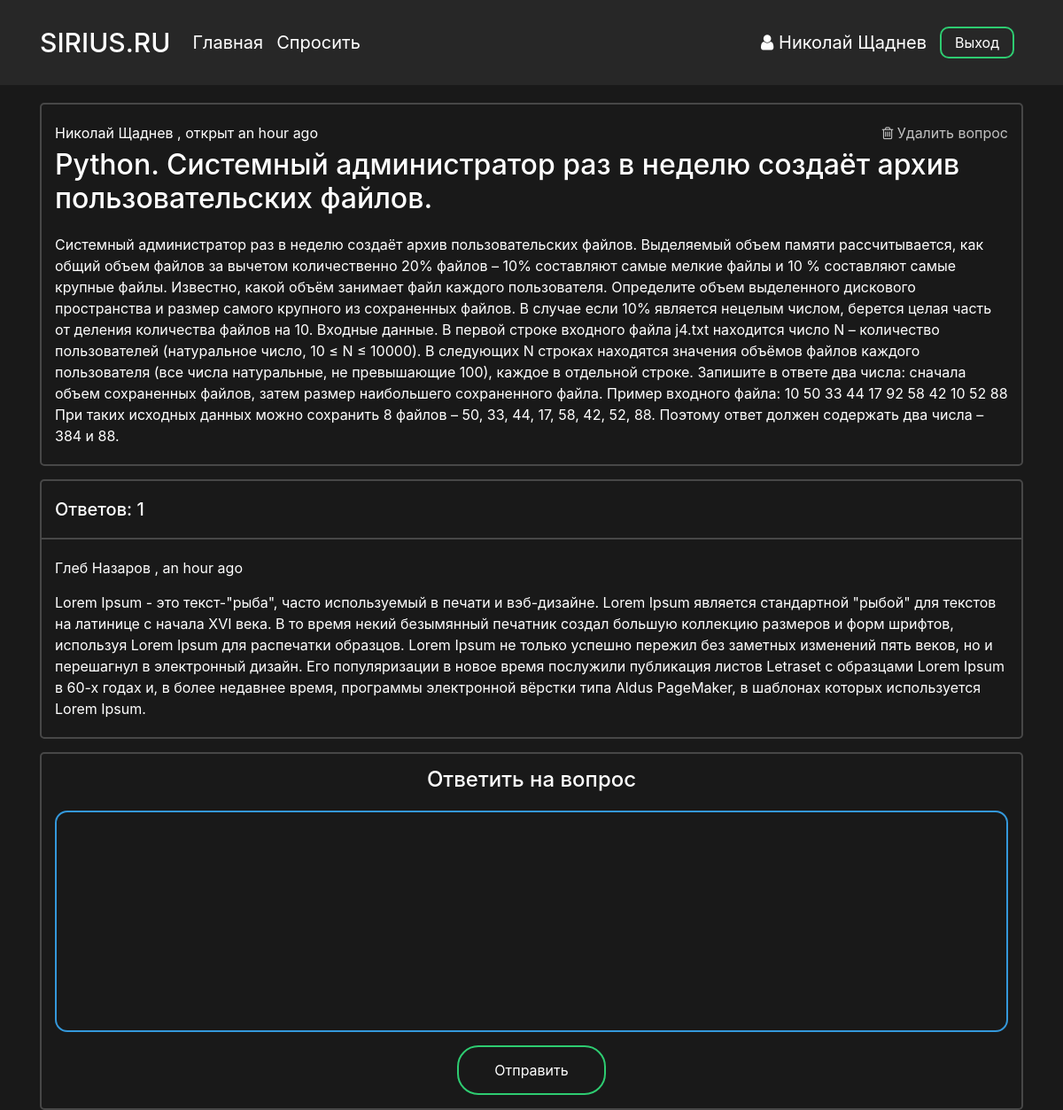
The page /question/1 (signed in) on the database its author committed.
### data/users.py (models this page shows, shortened)
class User(SqlAlchemyBase, UserMixin):
    __tablename__ = 'users'
    id = sqlalchemy.Column(sqlalchemy.Integer,
                           primary_key=True, autoincrement=True)
    surname = sqlalchemy.Column(sqlalchemy.String, nullable=True)
    name = sqlalchemy.Column(sqlalchemy.String, nullable=True)
    image_file = sqlalchemy.Column(sqlalchemy.String, nullable=False, default='default.jpg')
    age = sqlalchemy.Column(sqlalchemy.Integer, nullable=True)
    country = sqlalchemy.Column(sqlalchemy.String, nullable=True)
    city = sqlalchemy.Column(sqlalchemy.String, nullable=True)
    email = sqlalchemy.Column(sqlalchemy.String,
                              index=True, unique=True, nullable=True)
    hashed_password = sqlalchemy.Column(sqlalchemy.String, nullable=True)
    registration_date = sqlalchemy.Column(sqlalchemy.DateTime,
                                      default=datetime.datetime.utcnow)

### data/questions.py (models this page shows, shortened)
class Question(SqlAlchemyBase):
    __tablename__ = 'questions'
    id = sqlalchemy.Column(sqlalchemy.Integer,
                           primary_key=True, autoincrement=True)
    title = sqlalchemy.Column(sqlalchemy.String)
    text = sqlalchemy.Column(sqlalchemy.String)
    user_id = sqlalchemy.Column(sqlalchemy.Integer,
                                sqlalchemy.ForeignKey("users.id"))
    user = orm.relation('User')
    created_date = sqlalchemy.Column(sqlalchemy.DateTime,
                                      default=datetime.datetime.utcnow)
    def get_answers(self):
        from data import db_session
        db_sess = db_session.create_session()
        answers= db_sess.query(Answer).filter(Answer.question_id == self.id).all()
        return answers

class Answer(SqlAlchemyBase):
    __tablename__ = 'answers'
    id = sqlalchemy.Column(sqlalchemy.Integer,
                           primary_key=True, autoincrement=True)
    text = sqlalchemy.Column(sqlalchemy.String)
    likes = sqlalchemy.Column(sqlalchemy.Integer, default=0)
    is_best = sqlalchemy.Column(sqlalchemy.Boolean, default=False)
    user_id = sqlalchemy.Column(sqlalchemy.Integer,
                                sqlalchemy.ForeignKey("users.id"))
    user = orm.relation('User')
    question_id = sqlalchemy.Column(sqlalchemy.Integer,
                                sqlalchemy.ForeignKey("questions.id"))
    question = orm.relation('Question')
    created_date = sqlalchemy.Column(sqlalchemy.DateTime,
                                      default=datetime.datetime.utcnow)

### main.py (the view, shortened to what this page needs)
@app.route("/question/<int:question_id>", methods=["GET", "POST"])
def question_page(question_id):
    form = AnswerForm()
    db_sess = db_session.create_session()
    question = db_sess.query(Question).filter(Question.id == question_id).first()
    return render_template(
        "question.html", id=question_id, question=question, form=form
    )

### forms/questions.py
class AnswerForm(FlaskForm):
    text = TextAreaField('Введите текст ответа', validators=[DataRequired()])
    submit = SubmitField('Отправить')

### data/db_session.py (called while the page is built)
def create_session() -> Session:
    global __factory
    return __factory()

### main.py (called while the page is built)
@manager.user_loader
def load_user(user_id):
    db_sess = db_session.create_session()
    user = db_sess.query(User).filter(User.id == user_id).first()
    return user

### templates/question.html (shortened to what this page needs)
<head>
    <link rel="stylesheet" type="text/css" href="{{ url_for('static', filename='css/question.css')}}">
</head>
{% extends "base.html" %}
{% block content %}
<div class="question-wrapper">
    <div class="question">
        <p class="user-name">
            <a href="{{ url_for('profile_page', profile_id = question.user.id) }}">
                {{ question.user.name }} {{ question.user.surname }}
            </a>, открыт {{ moment(question.created_date).fromNow(refresh=True) }}
        </p>
        <h2 class="question-title">{{ question.title }}</h2>
        <p class="question-text">{{ question.text }}</p>
        {% if current_user %}
            {% if current_user.id == question.user.id %}
                <a class="delete-question-btn" href="{{ url_for('question_delete', question_id=question.id) }}">
                    <i class="fa fa-trash-o" aria-hidden="true"></i> Удалить вопрос
                </a>
            {% endif %}
        {% endif %}
    </div>
</div>
<div class="answers">
    {% set answers = question.get_answers() %}
    <div class="answer-count-wrapper">
        <div class="answer-count">
            <h5 class="counter">Ответов: {{ answers|length }}</h5>
        </div>
    </div>
    <div class="answers-block">
        {% for item in answers %}
            <div class="answer-block-wrapper">
                <div class="answer-block">
                    <p class="user-name">
                        <a href="{{ url_for('profile_page', profile_id = item.user.id) }}">
                            {{ item.user.name }} {{ item.user.surname }}
                        </a>, {{ moment(item.created_date).fromNow(refresh=True) }}</p>
                    <p class="question-text">{{ item.text }}</p>
                </div>
            </div>
        {% endfor %}
    </div>
</div>
<div class="answer-form">
    <h4 class="title">Ответить на вопрос</h4>
    {% if current_user %}
        {% if current_user.is_authenticated %}
            <form class="box" action="" method="post">
                {{ form.text(type="text", autocomplete="off") }}
                {{ form.submit(type="submit") }}
            </form>
        {% else %}
            <a class="answer-btn" href="{{ url_for('login') }}">Войти</a>
            <a class="answer-btn" href="{{ url_for('reqister') }}">Зарегистрироваться</a>
        {% endif %}
    {% endif %}
</div>
{% endblock %}

### templates/base.html (shortened to what this page needs)
<!doctype html>
<html lang="ru">
<head>
    <link rel="stylesheet"
          href="https://stackpath.bootstrapcdn.com/bootstrap/4.4.1/css/bootstrap.min.css"
>
    <link rel="stylesheet" type="text/css" href="{{ url_for('static', filename='css/base.css')}}">
    <link rel="stylesheet" href="https://maxcdn.bootstrapcdn.com/font-awesome/4.5.0/css/font-awesome.min.css">
</head>
<body>
    <header>
        <div class="container">
            <nav class="navbar header">
                <div class="nav_left">
                    <a class="navbar-brand nav_logo" href="{{ url_for('main_page') }}">SIRIUS.RU</a>
                    <a class="navbar-brand nav_item" href="{{ url_for('main_page') }}">Главная</a>
                    <a class="navbar-brand nav_item" href="{{ url_for('ask_question_page') }}">Спросить</a>
                </div>
                <div class="nav_right">
                    {% if current_user %}
                        {% if current_user.is_authenticated %}
                            <a class="profile nav_item" href="{{ url_for('profile_page', profile_id = current_user.id) }}">
                                <i class="fa fa-user" aria-hidden="true"></i> {{ current_user.name }} {{current_user.surname }}
                            </a>
                            <a class="nav_item nav_btn" href="{{ url_for('logout') }}">Выход</a>
                        {% else %}
                            <a class="nav_item nav_btn" href="{{ url_for('login') }}">Войти</a>
                            <a class="nav_item nav_btn" href="{{ url_for('reqister') }}">Зарегистрироваться</a>
                        {% endif %}
                    {% endif %}
                </div>
            </nav>
        </div>
    </header>
    <main role="main" class="container">
        {% block content %}{% endblock %}
    </main>
</body>
</html>

### static/css/question.css (style rules this page uses)
.question, .answers, .answer-form { border: 2px solid rgba(255, 255, 255, 0.2); border-radius: 5px; -webkit-background-clip: padding-box; background-clip: padding-box; }
.question { margin-bottom: 15px; padding: 20px 15px; position: relative; }
.question .user-name { margin-bottom: 5px }
.question .question-title { margin-bottom: 20px }
.delete-question-btn { position: absolute; right: 15px; top: 20px; color: #c1c1c1; }
.answer-count { padding: 20px 15px; }
.counter { margin: 0; }
.answers { margin-bottom: 15px; }
.answer-block-wrapper:after, .answer-block-wrapper:first-child:before { content: ''; display: block; height: 2px; background: rgba(255, 255, 255, 0.2); margin: 0px }
.answer-block-wrapper:last-child:after { content: none; }
.answer-block { padding: 20px 15px; }
.answer-block .user-name { margin-bottom: 15px }
.answer-form { padding: 15px }
.answer-form .title { margin-bottom: 20px; text-align: center; }
.box { margin: 0; }
.box textarea[type = "text"] { border:0; background: none; resize: none; display: block; margin: 0px auto; border: 2px solid #3498db; padding: 7px 10px; width: 100%; outline: none; color: white; border-radius: 14px; transition: 0.25s; }
.box textarea[type = "text"] { height: 250px; }
.box input[type = "submit"] { border:0; background: none; display: block; margin: 15px auto 0px; text-align: center; border: 2px solid #2ecc71; padding: 14px 40px; outline: none; color: white; border-radius: 24px; transition: 0.25s; cursor: pointer; }

### static/css/base.css (style rules this page uses)
html { color: #ffffff }
body { background-color: #191919 !important; color: #ffffff; overflow-y: scroll; }
a { color: #ffffff; }
p { margin: 0px; }
header { background-color: #272727; color: #ffffff; }
.header { display: flex; justify-content: space-between; vertical-align: middle; margin-bottom: 20px; padding: 10px 0; }
.nav_left, .nav_right { display: flex; flex-direction: row; flex-wrap: nowrap; justify-content: center; align-items: center; align-content: center; }
.nav_logo { font-size: 30px; font-weight: 500; margin-right: 25px }
.nav_item { display: inline-block; margin-right: 15px; transition: 0.15s; }
.profile { font-size: 20px; }
.nav_btn { border-radius: 10px; outline: none; border: 2px solid #2ecc71; background: none; display: block; margin: 20px auto; margin-right: 10px; padding: 4px 15px; text-align: center; color: white; transition: 0.25s; cursor: pointer; }

### rows shown on the page
User: name "Николай", surname "Щаднев", user.name "Николай", user.surname "Щаднев"
Question: created_date "an hour ago", title "Python. Системный администратор раз в неделю создаёт архив пользовательских файлов.", text "Системный администратор раз в неделю создаёт архив пользовательских файлов. Выделяемый объем памяти рассчитывается, как общий объем файлов за вычетом количественно 20% файлов – 10% составляют самые мелкие файлы и 10 % составляют самые крупные файлы. Известно, какой объём занимает файл каждого пользователя. Определите объем выделенного дискового пространства и размер самого крупного из сохраненных файлов. В случае если 10% является нецелым числом, берется целая часть от деления количества файлов на 10. Входные данные. В первой строке входного файла j4.txt находится число N – количество пользователей (натуральное число, 10 ≤ N ≤ 10000). В следующих N строках находятся значения объёмов файлов…"
Answer: user.name "Глеб", user.surname "Назаров", created_date "an hour ago", text "Lorem Ipsum - это текст-\"рыба\", часто используемый в печати и вэб-дизайне. Lorem Ipsum является стандартной \"рыбой\" для текстов на латинице с начала XVI века. В то время некий безымянный печатник создал большую коллекцию размеров и форм шрифтов, используя Lorem Ipsum для распечатки образцов. Lorem Ipsum не только успешно пережил без заметных изменений пять веков, но и перешагнул в электронный дизайн. Его популяризации в новое время послужили публикация листов Letraset с образцами Lorem Ipsum в 60-х годах и, в более недавнее время, программы электронной вёрстки типа Aldus PageMaker, в шаблонах которых используется Lorem Ipsum."

### other values the page prints
{{ answers|length }} "1"
